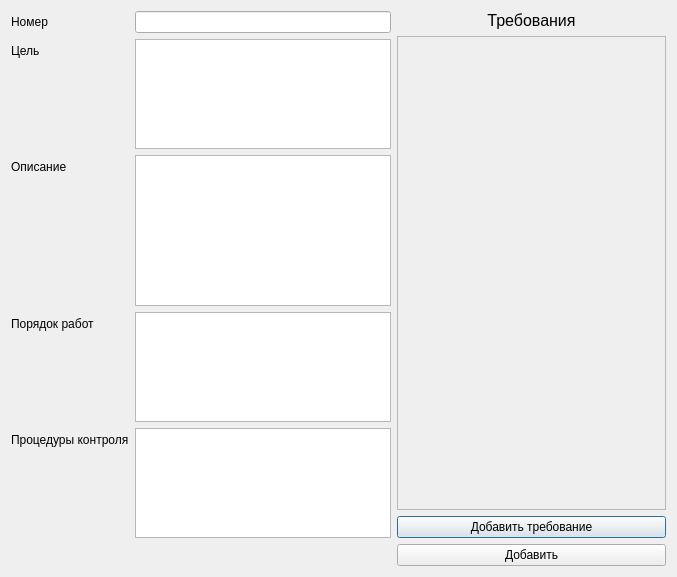
<?xml version="1.0" encoding="UTF-8"?>
<ui version="4.0">
 <class>TeckTaskDialog</class>
 <widget class="QDialog" name="TeckTaskDialog">
  <property name="geometry">
   <rect>
    <x>0</x>
    <y>0</y>
    <width>677</width>
    <height>577</height>
   </rect>
  </property>
  <property name="windowTitle">
   <string>Dialog</string>
  </property>
  <layout class="QGridLayout" name="gridLayout">
   <item row="0" column="0">
    <layout class="QFormLayout" name="formLayout">
     <property name="verticalSpacing">
      <number>6</number>
     </property>
     <item row="0" column="0">
      <widget class="QLabel" name="lname">
       <property name="text">
        <string>Номер</string>
       </property>
      </widget>
     </item>
     <item row="0" column="1">
      <widget class="QLineEdit" name="num_edit">
       <property name="autoFillBackground">
        <bool>false</bool>
       </property>
      </widget>
     </item>
     <item row="1" column="0">
      <widget class="QLabel" name="label">
       <property name="text">
        <string>Цель</string>
       </property>
      </widget>
     </item>
     <item row="1" column="1">
      <widget class="QTextEdit" name="purpose_edit">
       <property name="maximumSize">
        <size>
         <width>16777215</width>
         <height>150</height>
        </size>
       </property>
      </widget>
     </item>
     <item row="2" column="0">
      <widget class="QLabel" name="label_5">
       <property name="text">
        <string>Описание</string>
       </property>
      </widget>
     </item>
     <item row="2" column="1">
      <widget class="QTextEdit" name="description_edit"/>
     </item>
     <item row="3" column="0">
      <widget class="QLabel" name="label_2">
       <property name="text">
        <string>Порядок работ</string>
       </property>
      </widget>
     </item>
     <item row="3" column="1">
      <widget class="QTextEdit" name="workorder_edit">
       <property name="maximumSize">
        <size>
         <width>16777215</width>
         <height>150</height>
        </size>
       </property>
      </widget>
     </item>
     <item row="4" column="0">
      <widget class="QLabel" name="label_3">
       <property name="text">
        <string>Процедуры контроля</string>
       </property>
      </widget>
     </item>
     <item row="4" column="1">
      <widget class="QTextEdit" name="control_edit">
       <property name="maximumSize">
        <size>
         <width>16777215</width>
         <height>150</height>
        </size>
       </property>
      </widget>
     </item>
    </layout>
   </item>
   <item row="0" column="1">
    <layout class="QVBoxLayout" name="verticalLayout">
     <item>
      <widget class="QLabel" name="label_4">
       <property name="font">
        <font>
         <pointsize>12</pointsize>
        </font>
       </property>
       <property name="text">
        <string>Требования</string>
       </property>
       <property name="textFormat">
        <enum>Qt::AutoText</enum>
       </property>
       <property name="alignment">
        <set>Qt::AlignCenter</set>
       </property>
      </widget>
     </item>
     <item>
      <widget class="QScrollArea" name="req_scroll">
       <property name="widgetResizable">
        <bool>true</bool>
       </property>
       <widget class="QWidget" name="req_area">
        <property name="geometry">
         <rect>
          <x>0</x>
          <y>0</y>
          <width>276</width>
          <height>472</height>
         </rect>
        </property>
       </widget>
      </widget>
     </item>
     <item>
      <widget class="QPushButton" name="add_req">
       <property name="text">
        <string>Добавить требование</string>
       </property>
      </widget>
     </item>
    </layout>
   </item>
   <item row="1" column="1">
    <widget class="QPushButton" name="submitButton">
     <property name="text">
      <string>Добавить</string>
     </property>
    </widget>
   </item>
  </layout>
 </widget>
 <resources/>
 <connections/>
</ui>
